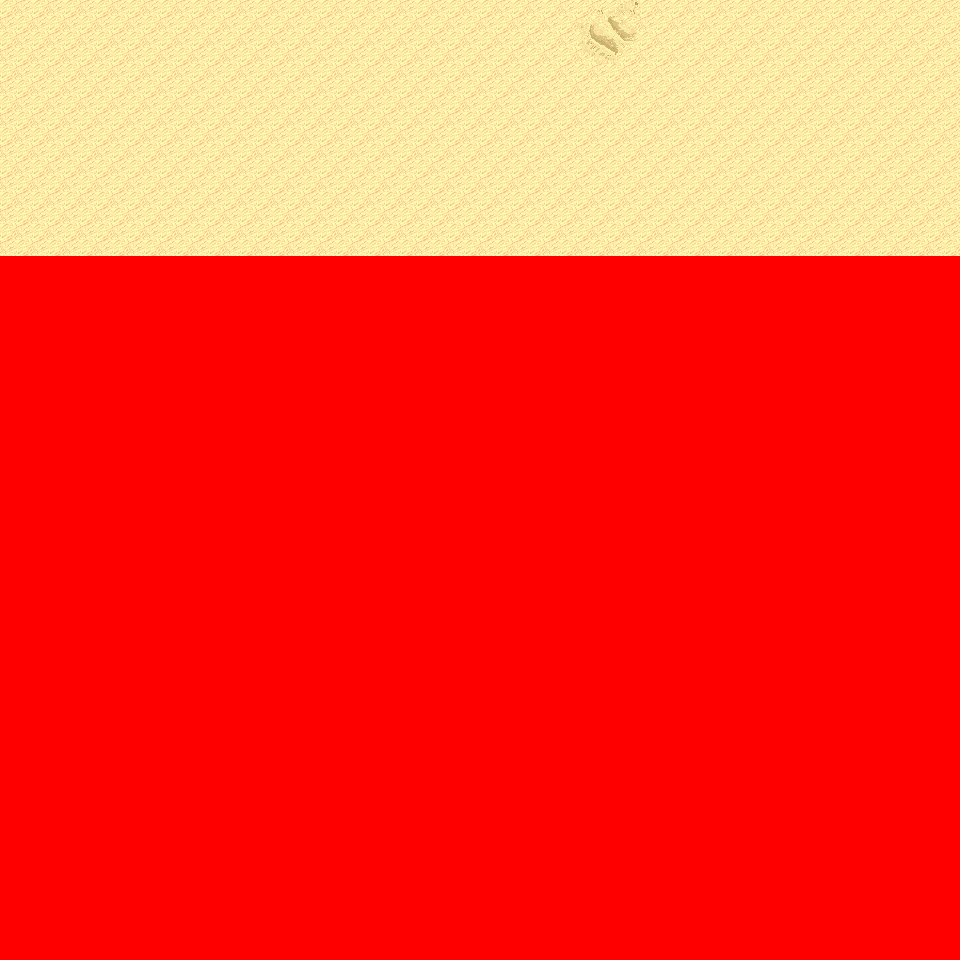

Rendered tile map (Tiled .tmx) drawn with the repository's tilesets; below, a short description and the map source with its tile grids summarised:
An orthogonal 30x30 tile map with 32x32 px tiles, 6 tile layers (Ground, Object, Object2, Above, ...), 15 tilesets and 3 objects (3x mapchange).

<map version="1.0" orientation="orthogonal" renderorder="right-down" width="30" height="30" tilewidth="32" tileheight="32" nextobjectid="4">
  <tileset firstgid="1" name="tileset_logic_collision" tilewidth="32" tileheight="32" tilecount="1" columns="1">
    <image source="../drawable/tileset_logic_collision.png" width="32" height="32" />
  </tileset>
  <tileset firstgid="2" name="tileset_ground_ground" tilewidth="32" tileheight="32" tilecount="33" columns="3">
    <image source="../drawable/tileset_ground_ground.png" width="96" height="352" />
  </tileset>
  <tileset firstgid="35" name="tileset_ground_ridge_earth_pale" tilewidth="32" tileheight="32" tilecount="96" columns="12">
    <image source="../drawable/tileset_ground_ridge_earth_pale.png" width="384" height="256" />
  </tileset>
  <tileset firstgid="131" name="tileset_ground_ridge_earth_dark" tilewidth="32" tileheight="32" tilecount="96" columns="12">
    <image source="../drawable/tileset_ground_ridge_earth_dark.png" width="384" height="256" />
  </tileset>
  <tileset firstgid="227" name="tileset_terrain_desert" tilewidth="32" tileheight="32" tilecount="88" columns="8">
    <image source="../drawable/tileset_terrain_desert.png" width="256" height="352" />
  </tileset>
  <tileset firstgid="315" name="tileset_ground_ladder_vertical_dark" tilewidth="32" tileheight="32" tilecount="3" columns="3">
    <image source="../drawable/tileset_ground_ladder_vertical_dark.png" width="96" height="32" />
  </tileset>
  <tileset firstgid="318" name="tileset_plant_tree_evergreen" tilewidth="32" tileheight="32" tilecount="36" columns="3">
    <image source="../drawable/tileset_plant_tree_evergreen.png" width="96" height="384" />
  </tileset>
  <tileset firstgid="354" name="tileset_plant_cactus" tilewidth="32" tileheight="32" tilecount="2" columns="1">
    <image source="../drawable/tileset_plant_cactus.png" width="32" height="64" />
  </tileset>
  <tileset firstgid="356" name="tileset_plant_cactus_2" tilewidth="32" tileheight="32" tilecount="10" columns="5">
    <image source="../drawable/tileset_plant_cactus_2.png" width="160" height="64" />
  </tileset>
  <tileset firstgid="366" name="tileset_ground_sand_2" tilewidth="32" tileheight="32" tilecount="15" columns="5">
    <image source="../drawable/tileset_ground_sand_2.png" width="160" height="96" />
  </tileset>
  <tileset firstgid="381" name="tileset_plant_tree_tree_darkgreen" tilewidth="32" tileheight="32" tilecount="88" columns="8">
    <image source="../drawable/tileset_plant_tree_tree_darkgreen.png" width="256" height="352" />
  </tileset>
  <tileset firstgid="469" name="tileset_ground_rock_pebbles" tilewidth="32" tileheight="32" tilecount="3" columns="1">
    <image source="../drawable/tileset_ground_rock_pebbles.png" width="32" height="96" />
  </tileset>
  <tileset firstgid="472" name="tileset_plant_star_shaped_plants" tilewidth="32" tileheight="32" tilecount="6" columns="2">
    <image source="../drawable/tileset_plant_star_shaped_plants.png" width="64" height="96" />
  </tileset>
  <tileset firstgid="478" name="tileset_plant_stump_small_stump" tilewidth="32" tileheight="32" tilecount="4" columns="2">
    <image source="../drawable/tileset_plant_stump_small_stump.png" width="64" height="64" />
  </tileset>
  <tileset firstgid="482" name="tileset_plant_round_cactuses" tilewidth="32" tileheight="32" tilecount="20" columns="10">
    <image source="../drawable/tileset_plant_round_cactuses.png" width="320" height="64" />
  </tileset>
  <layer name="Ground" width="30" height="30">
    <data>[900 cells, 240 non-empty, 5 distinct tile ids]</data>
  </layer>
  <layer name="Object" width="30" height="30">
    <data>[900 cells, 0 non-empty, 0 distinct tile ids]</data>
  </layer>
  <layer name="Object2" width="30" height="30">
    <data>[900 cells, 0 non-empty, 0 distinct tile ids]</data>
  </layer>
  <layer name="Above" width="30" height="30">
    <data>[900 cells, 0 non-empty, 0 distinct tile ids]</data>
  </layer>
  <layer name="Above2" width="30" height="30">
    <data>[900 cells, 0 non-empty, 0 distinct tile ids]</data>
  </layer>
  <layer name="Walkable" width="30" height="30">
    <data>[900 cells, 660 non-empty, 1 distinct tile ids]</data>
  </layer>
  <objectgroup name="MapEvents">
    <object id="1" name="north" type="mapchange" x="0" y="0" width="960" height="32">
      <properties>
        <property name="map" value="0_ados_mountain_n2_w2_x2_y3" />
        <property name="place" value="south" />
      </properties>
    </object>
    <object id="2" name="west" type="mapchange" x="0" y="0" width="32" height="256">
      <properties>
        <property name="map" value="0_ados_mountain_n2_w2_x1_y4" />
        <property name="place" value="east" />
      </properties>
    </object>
    <object id="3" name="east" type="mapchange" x="928" y="0" width="32" height="256">
      <properties>
        <property name="map" value="0_ados_mountain_n2_w2_x3_y4" />
        <property name="place" value="west" />
      </properties>
    </object>
  </objectgroup>
</map>
